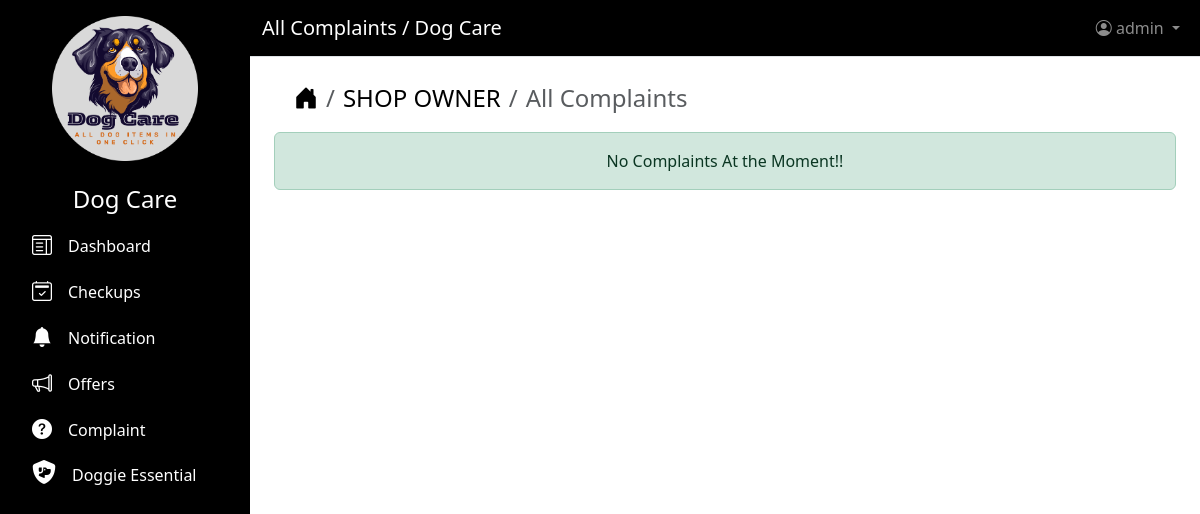
The app's page /all/complaints (signed in), older data.
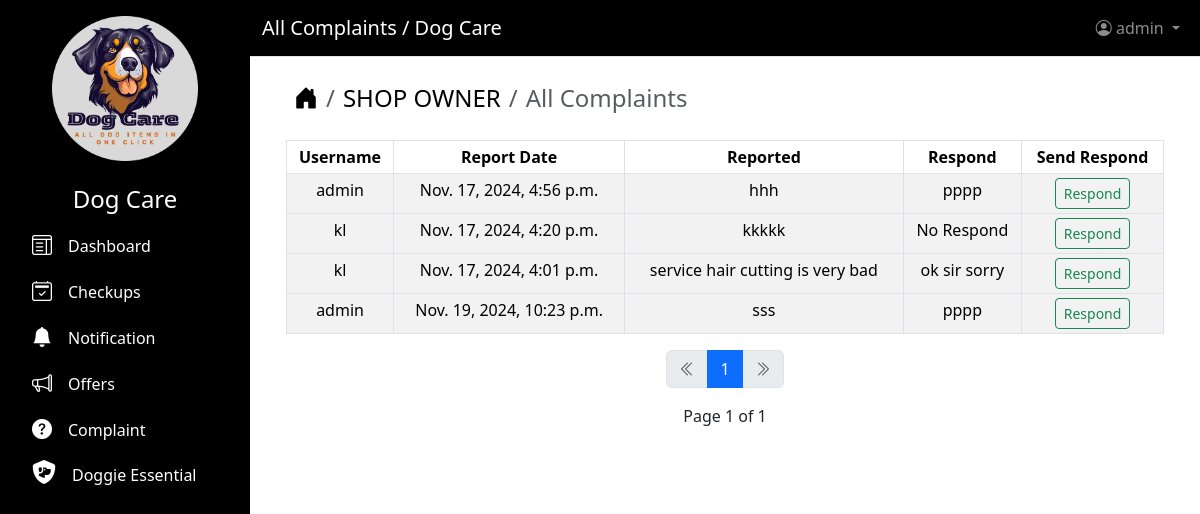
The same page, newer data.
### users/models.py (models this page shows)
class Complaints(models.Model):
    username = models.ForeignKey(
        CustomUser, on_delete=models.CASCADE, null=True, blank=True
    )
    reported_date = models.DateTimeField(auto_now=True, editable=False)
    report = models.CharField(max_length=300, null=True, blank=True)
    responds = models.CharField(max_length=300, null=True, blank=True)

class CustomUser(AbstractUser):
    ROLE = (("SHOP OWNER", "SHOP OWNER"),)
    role = models.CharField(max_length=200, choices=ROLE, blank=True)

### users/views.py (the view)
# urls.py: path("all/complaints", views.AllComplaintListView.as_view(), name="all_complaints"),
class AllComplaintListView(LoginRequiredMixin, ListView):
    model = Complaints
    template_name = "all_complaints.html"
    context_object_name = "all_bookings"
    paginate_by = 6
    ordering = ["-id"]
    def get_context_data(self, **kwargs):
        context = super().get_context_data(**kwargs)
        context["page_title"] = "All Complaints"
        return context

### users/templates/all_complaints.html (shortened to what this page needs)
{% extends "base.html" %}
{% block content %}
{% if request.user.role == "SHOP OWNER" %}
<div class="container ms-2">
    <nav aria-label="breadcrumb">
        <ol class="breadcrumb fs-4">
            <li class="breadcrumb-item">
                <a href="{% url 'home' %}"><i class="bi bi-house-door-fill text-decoration-none text-black"> </i></a>
            </li>
            <li class="breadcrumb-item">
                <a href="{% url 'shop_dashboard' %}" class="text-decoration-none text-black">SHOP OWNER</a>
            </li>
            <li class="breadcrumb-item active" aria-label="page">{{ page_title }}</li>
        </ol>
    </nav>
</div>
{% if all_bookings %}
<div class="container mt-4">
    <table class="table table-striped table-bordered table-hover table-sm">
        <thead>
            <tr class="text-center">
                <th scope="col">Username</th>
                <th scope="col">Report Date</th>
                <th scope="col">Reported</th>
                <th scope="col">Respond</th>
                <th scope="col">Send Respond</th>
            </tr>
        </thead>
        <tbody class="table-group divider">
            {% for all_booking in all_bookings %}
            <tr class="text-center">
                <td>{{ all_booking.username }}</td>
                <td>{{ all_booking.reported_date }}</td>
                <td>{{ all_booking.report }}</td>
                <td>{{ all_booking.responds|default_if_none:"No Respond" }}</td>
                <td>
                    <a href="{% url 'create_respond' all_booking.id %}">
                        <button type="submit" class="btn btn-outline-success btn-sm">Respond</button>
                    </a>
                </td>
            </tr>
        </tbody>
        {% endfor %}
    </table>
    {% include "pagination.html" %}
    {% else %}
    <div class="alert alert-success text-center" role="alert">No Complaints At the Moment!!</div>
</div>
{% endif %}
{% endif %}
{% endblock content %}

Row changes from the older to the newer data that the page shows:
added Complaints: username "admin", reported_date "Nov. 17, 2024, 4:56 p.m.", report "hhh", responds "pppp"
added Complaints: username "kl", reported_date "Nov. 17, 2024, 4:20 p.m.", report "kkkkk", responds "No Respond"
added Complaints: username "kl", reported_date "Nov. 17, 2024, 4:01 p.m.", report "service hair cutting is very bad", responds "ok sir sorry"
added Complaints: username "admin", reported_date "Nov. 19, 2024, 10:23 p.m.", report "sss", responds "pppp"
Text that changed along with them:
{{ page_obj.number }}: (not shown) → "1"
{{ page_obj.paginator.num_pages }}: (not shown) → "1"
text no longer shown: "No Complaints At the Moment!!"
text now shown: "Username Report Date Reported Respond Send Respond Page of"
new list line: "1"
